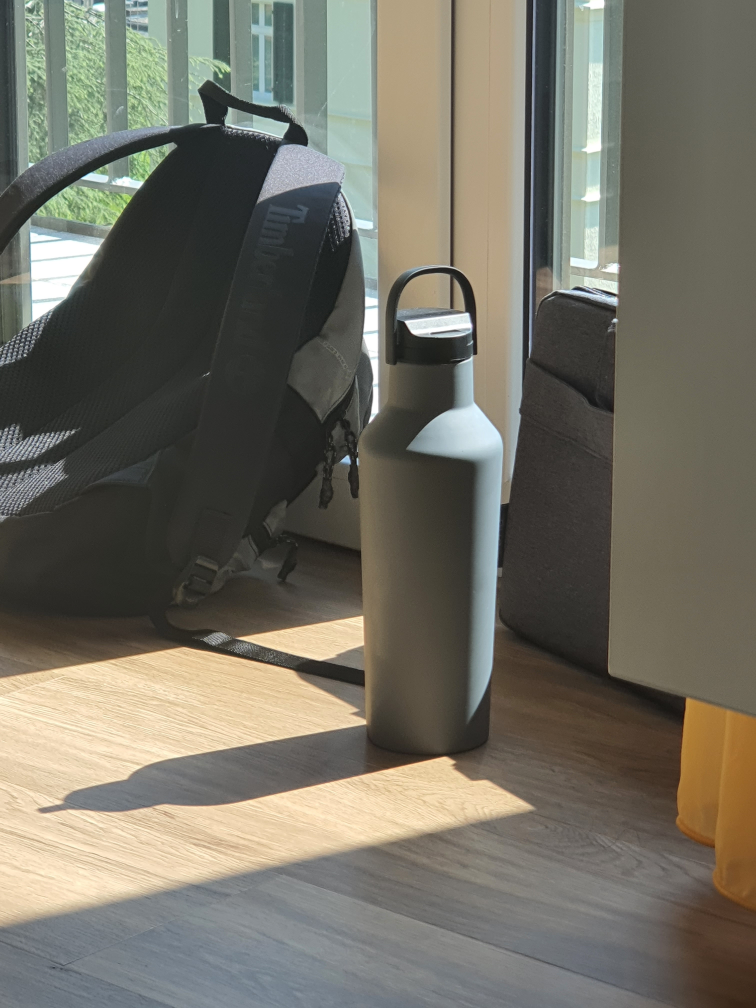
#> input picture codes/test.jpg, 3024 x 4032 px (shown at 1/4 size)
$ python cv_border_ex.py
#> lines starting #> are read from the running program, lines starting #| are printed output that depends on the picture
import cv2 as cv
import numpy as np
from scipy import ndimage

# Read
img = cv.imread("test.jpg")
#> img is the input picture: shape (4032, 3024, 3); mean B, G, R 100.4, 112, 114.8
img = cv.resize(img, (img.shape[1]//20, img.shape[0]//20))
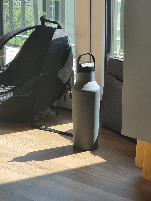
#> img: shape (201, 151, 3); mean B, G, R 100.3, 111.9, 114.7
img = img[:128, :128, :]
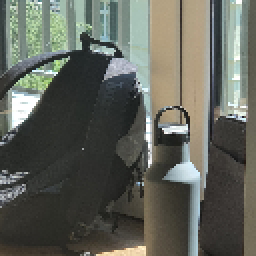
#> img: shape (128, 128, 3) (shown 2 times larger); mean B, G, R 91.1, 99.8, 97.1

size = 17
kernel = np.full((size, size, 1), 0.0)
kernel[:, :, 0] = 1 / (size * size)

types = ("constant", "wrap", "nearest", "mirror")
names = ("constant", "wrap", "clamp", "reflect")
for i in range(len(types)):
    bordered = ndimage.convolve(img, kernel, mode=types[i])
    dim = (bordered.shape[1] * 4 , bordered.shape[0] * 4)
    bordered = cv.resize(bordered, dim, interpolation=cv.INTER_NEAREST)
    cv.imwrite(f"../img/boxBlur_%s.jpg" % names[i], bordered)
#> this loop made 4 passes
#> pass 1, `bordered = ndimage.convolve(img, kernel, mode=types[i])`:
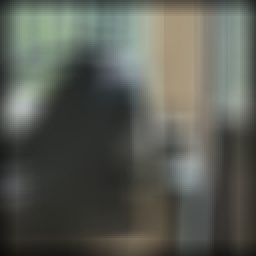
#> bordered: shape (128, 128, 3) (shown 2 times larger); mean B, G, R 84.3, 92.3, 89.7
#> pass 2, `bordered = ndimage.convolve(img, kernel, mode=types[i])`:
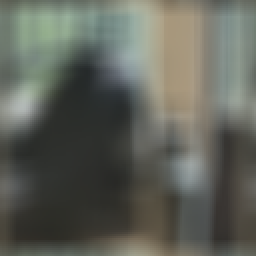
#> bordered: shape (128, 128, 3) (shown 2 times larger); mean B, G, R 90.6, 99.3, 96.6
